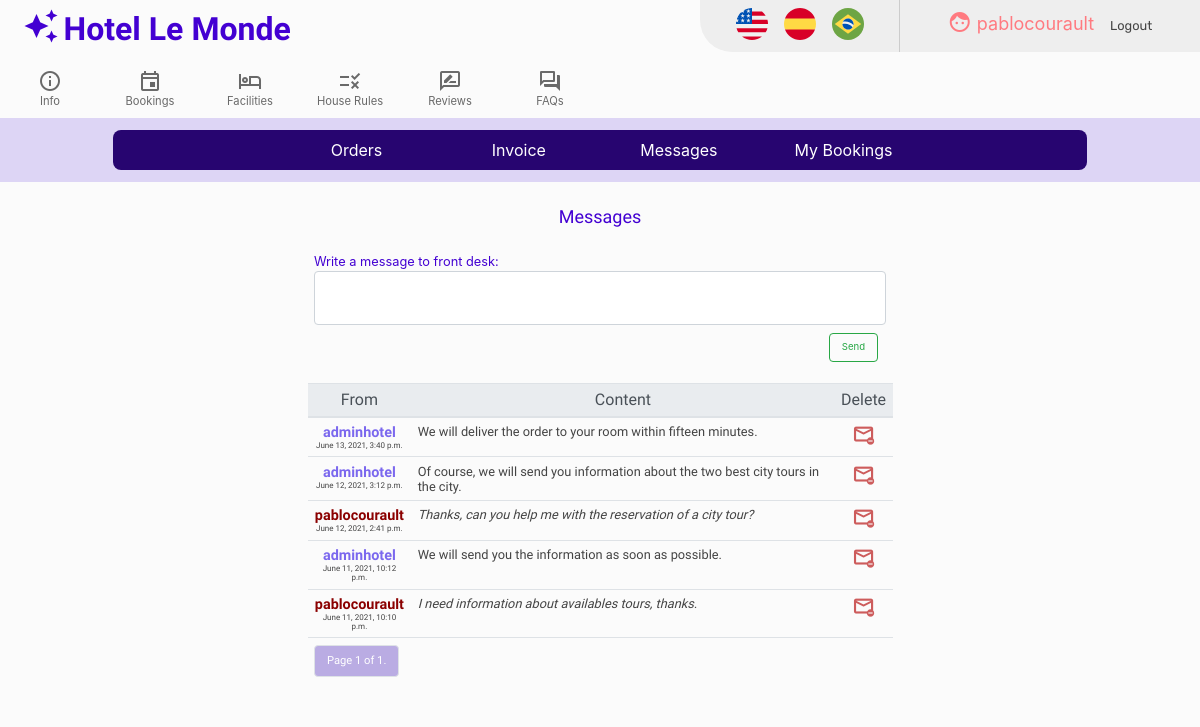
Page /messages (signed in) on the earlier database version.
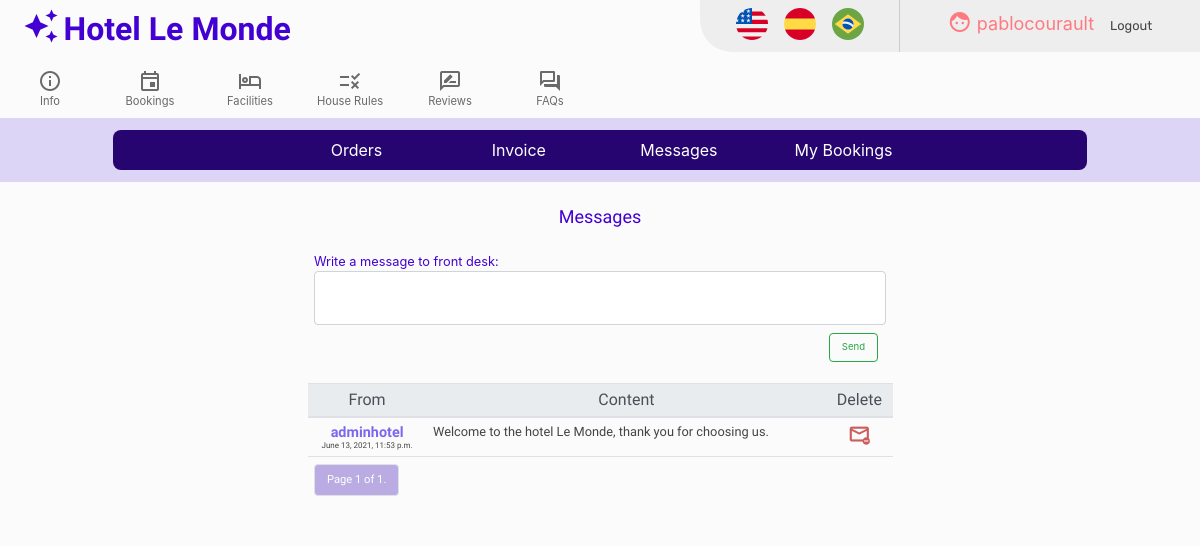
Same page on the later database version.
### hotel/models.py (models this page shows, shortened)
class User(AbstractUser):
       def __str__(self):
        return f"{self.username}"

class Messages(models.Model):
       user = models.ForeignKey(User, on_delete=models.DO_NOTHING, blank=False, related_name='user_from',)
       date = models.DateTimeField(default=now, editable=False)
       addressee = models.ForeignKey(User, on_delete=models.DO_NOTHING, blank=False, related_name='user_to',)
       message = models.CharField(max_length=512, blank=False)
       state = models.CharField(max_length=1, blank=False, default="u")

### hotel/views.py (the view)
# urls.py: path("messages", views.messages, name="messages"),
@csrf_exempt
@login_required
def messages(request):
    adminhotel = User.objects.get(username='adminhotel')
    Messages.objects.filter(user=adminhotel, addressee=request.user).filter(state='u').update(state='r')
    messages = Messages.objects.filter(Q(user=request.user) | Q(addressee=request.user)).order_by('-date')
    paginator = Paginator(messages, 10) # Show 10 messages per page.
    page_number = request.GET.get('page')
    page_obj = paginator.get_page(page_number)
    return render(request, "hotel/messages.html", {'page_obj': page_obj})

### hotel/templates/hotel/messages.html (shortened to what this page needs)
{% extends "hotel/layout.html" %}
{% load i18n %}
{% load static %}
{% block body %}
<div class="row">
    <div class="col-lg-12 col-sm-12 messages-title">
    {% translate 'Messages' %}
    </div>
</div>
<div class="row">
    <div class="col-lg-3 col-sm-12">
    </div>
<div class="col-lg-6 col-sm-12">
  <div id="messages-forms">
    <div class="messages-textarea-title">
        {% translate 'Write a message to front desk:' %}
    </div>
    <div>
        <textarea class="form-control" rows="2" id="messages-textarea" maxlength="512"></textarea>
    </div>
    <div>
       <button type="button" class="btn btn-outline-success messages-btn btn-checkin"> {% translate 'Send' %} </button>
    </div>
  </div>
{% if page_obj %}
<table class="table" id="messages-table">
<thead class="thead-light">
    <th scope="col"> {% translate 'From' %} </th>
    <th scope="col"> {% translate 'Content' %} </th>
    <th scope="col"> {% translate 'Delete' %} </th>
 </thead>
<tbody>
{% for message in page_obj %}
   <tr id="message-row-{{message.id}}">
       {% if message.user == request.user %}
       <td><text class="messages-guests">{{ message.user }}</text>
       {% else %}
       <td><text class="messages-hotel">{{ message.user }}</text>
       {% endif %}
       <br>
           <text class="messages-date">{{ message.date }}</text></td></td>
       {% if message.user == request.user %}
       <td><text class="messages-comment">{{ message.message }}</text></td>
       {% else %}
       <td><text class="messages-comment-hotel">{{ message.message }}</text></td>
       {% endif %}
       <td>
        <div class="booking-tooltip">
        <span class="material-icons-outlined messages-delete" data-id="{{message.id}}">unsubscribe</span>
      </div>
      </td>
   </tr>
{% endfor %}
   <tr>
   <td colspan="3">
     <nav>
      <ul class="pagination">
              <li class="page-item">
                <a class="page-link reviews-active" href=""> {% translate 'Page' %} {{ page_obj.number }} {% translate 'of' %} {{ page_obj.paginator.num_pages }}.</a>
              </li>
      </ul>
    </nav>
   </td>
   </tr>
</tbody>
</table>
{% endif %}
</div>
<div class="col-lg-3 col-sm-12">
</div>
</div>
{% endblock %}

### hotel/templates/hotel/layout.html (shortened to what this page needs)
{% load static %}
{% load i18n %}
<!DOCTYPE html lang="en">
<html>
    <head>
        <link rel="stylesheet" href="https://stackpath.bootstrapcdn.com/bootstrap/4.4.1/css/bootstrap.min.css">
        <link href="{% static 'hotel/styles.css' %}" rel="stylesheet">
    </head>
    <body>
        <div class="container-fluid" id="container-header-div">
            <div class="row cabecera">
                <div class="col-lg-4 col-sm-6">
                    <a href="{% url 'index' %}" ><i class="material-icons" id="logo">auto_awesome</i>
                    <text class="logo">Hotel Le Monde</text></a>
                </div>
                <div class="col-lg-3 col-sm-12" id="space-div">
                </div>
                <div  class="col-lg-2 col-sm-6" id="autogestion-bar-div">
                    <span class="autogestion-item">
                     <form action="{% url 'set_language' %}" method="post" class="language">{% csrf_token %}
                           <input type="image" name="submit" src="/static/images/usc.svg" />
                     </form>
                    </span>
                    <span class="autogestion-item">
                    <form action="{% url 'set_language' %}" method="post" class="language">{% csrf_token %}
                            <input type="image" name="submit" src="/static/images/esc.svg" />
                    </form>
                    </span>
                    <span class="autogestion-item">
                    <form action="{% url 'set_language' %}" method="post" class="language">{% csrf_token %}
                            <input type="image" name="submit" src="/static/images/brc.svg" />
                    </form>
                    </span>
                </div>
                <div  class="col-lg-3 col-sm-12" id="name-actions-div">
                {% if user.is_authenticated %}
                    <div id="user-authenticated">
                    <span class="autogestion-item">
                        <i class="material-icons icono"> face </i> {{ user.username }}
                    </span>
                    </div>
                {% endif %}
                {% if user.is_authenticated %}
                    <span class="autogestion-item">
                        <a href="{% url 'logout' %}">{% translate 'Logout' %}</a>
                    </span>
                {% endif %}
            </div>
        </div>
        <div class="row cabecera" id="header-info-row">
            <div class="col-lg-1 col-sm-3 header-info-col">
                <a href="{% url 'info' %}">
                <div class="header-info-links">
                <div class="material-icons-outlined header-info-icons">info</div>
                <div>{% translate 'Info' %}</div>
                </div>
                </a>
            </div>
            <div class="col-lg-1 col-sm-3 header-info-col">
                <a href="{% url 'bookings' %}">
                <div class="header-info-links">
                <div class="material-icons-outlined header-info-icons">event</div>
                <div>{% translate 'Bookings' %}</div>
                </div>
                </a>
            </div>
            <div class="col-lg-1 col-sm-3 header-info-col">
                <a href="{% url 'facilities' %}">
                <div class="header-info-links">
                <div class="material-icons-outlined header-info-icons">hotel</div>
                <div>{% translate 'Facilities' %}</div>
                </div>
                </a>
            </div>
            <div class="col-lg-1 col-sm-3 header-info-col">
                <a href="{% url 'houserules' %}">
                <div class="header-info-links">
                <div class="material-icons-outlined header-info-icons">rule</div>
                <div>{% translate 'House Rules' %}</div>
                </div>
                </a>
            </div>
            <div class="col-lg-1 col-sm-3 header-info-col">
                <a href="{% url 'reviews' %}">
                <div class="header-info-links">
                <div class="material-icons-outlined header-info-icons">rate_review</div>
                <div>{% translate 'Reviews' %}</div>
                </div>
                </a>
            </div>
            <div class="col-lg-1 col-sm-3 header-info-col">
                <a href="{% url 'faqs' %}">
                <div class="header-info-links">
                <div class="material-icons-outlined header-info-icons">question_answer</div>
                <div>{% translate 'FAQs' %}</div>
                </div>
                </a>
            </div>
        </div>
        <div class="row cabecera" id="header-option-row">
            <div class="col-lg-12 col-sm-12 header-options-col">
                {% if user.is_authenticated %}
                <div class="row">
                <div class="col-lg-2 sm-4 header-options-col-item" id="col-item-1"></div>
                <div class="col-lg-2 sm-4 header-options-col-item" id="col-item-2"><a href="{% url 'orders' %}" class="header-bookings-link">{% translate 'Orders' %}</a></div>
                <div class="col-lg-2 sm-4 header-options-col-item" id="col-item-3"><a href="{% url 'invoice' %}" class="header-bookings-link">{% translate 'Invoice' %}</a></div>
                <div class="col-lg-2 sm-4 header-options-col-item" id="col-item-4"><a href="{% url 'messages' %}" class="header-bookings-link">{% translate 'Messages' %}</a>&nbsp;<sup id="messages-unreaded"></sup></div>
                <div class="col-lg-2 sm-4 header-options-col-item" id="col-item-5"><a href="{% url 'mybookings' %}" class="header-bookings-link">{% translate 'My Bookings' %}</a></div>
                <div class="col-lg-2 sm-4 header-options-col-item" id="col-item-6"></div>
                </div>
                {% endif %}
            </div>
        </div>
            {% block body %}
            {% endblock %}
        </div>
    </body>
</html>

### hotel/static/hotel/styles.css (style rules this page uses)
body { background-color: #FBFBFB !important; padding: 0; overflow-x: hidden; overflow-y: scroll; }
#container-header-div { padding: 0 }
.cabecera { justify-content:baseline; padding: 0 0 8px; margin: 0; align-items: stretch; }
#logo { cursor: pointer; color: #4300D2; font-size: 36px; vertical-align:text-bottom; padding: 8px 0 0 8px; }
.logo { font-family: 'Comfortaa', cursive; font-size: xx-large; font-weight: bold; cursor: pointer; color: #4300D2; }
.icono { vertical-align:text-bottom; }
#logo-div, #space-div, #name-actions-div { padding-top: 8px; }
@media only screen and (min-width: 768px) { #autogestion-bar-div { background-color: #EEE; border-bottom-left-radius: 32px; border-right: solid 1px #cccccc; padding-right: 8px; padding-left: 8px; display: inline-flex; justify-content: center; height: 52px; } }
#name-actions-div { background-color: #EEE; display: inline-flex; justify-content: center; height: 52px; }
.autogestion-item { padding: 8px 8px; }
.autogestion-item a { font-family: 'Rubik', sans-serif; font-size:0.8rem; color: #444; }
.autogestion-item input[type="image"] { padding-right: 16px; height: 32px; }
#user-authenticated { padding-top: 2px; font-size: large; color: #FF7A80; }
.language { height: 32px; width: 32px; display: block; cursor: pointer; }
#header-info-row { padding-top: 8px; }
.header-info-links { display:block; font-size: 0.7rem; text-align: center; color: dimgray; }
.header-info-icons { font-size: 24px; }
.header-options-col { background-color: #DDD5F5; padding: 12px 128px; }
.header-options-col-item { font-size: 16px; font-weight: normal; color: white; background-color: #270570; text-align: center; padding: 8px 0; cursor: pointer; }
a.header-bookings-link { color: white; }
@media only screen and (min-width: 768px) { #col-item-1 { border-top-left-radius: 8px; border-bottom-left-radius: 8px; } }
@media only screen and (min-width: 768px) { #col-item-6 { border-top-right-radius: 8px; border-bottom-right-radius: 8px; } }
.reviews-active { background: #BAACE3; color: white; }
.booking-title, .orders-title, .invoice-title, .messages-title, .reviews-title { font-family: 'Comfortaa', cursive; font-size: large; font-weight: normal; color: #4300D2; text-align: center; padding-top: 0.8rem; padding-bottom: 1rem; }
.booking-tooltip { position: relative; display: inline-block; cursor: pointer; }
#messages-table { margin-top: 3.2rem; }
#messages-table thead th { font-family: 'Comfortaa', cursive; font-size: 0,8rem; font-weight: normal; padding: 0.4rem; text-align: center; }
#messages-table tbody td { font-family: 'Comfortaa', cursive; font-size: 0.7rem; padding: 0.4rem; text-align: center; }
#messages-table tbody td:nth-child(2) { font-weight: lighter; text-align: left; }
.messages-hotel { font-size: 0.9rem; font-weight: 900; color: mediumslateblue }
.messages-date { font-size: 0.5rem; color: #444 }
.messages-comment-hotel { font-size: 0.8rem; font-style: normal; color: #444 }
.messages-delete { font-size: 1.6rem; color: indianred; cursor: pointer; }
.messages-textarea-title { font-size: 0.8rem; color: #4300D2; }
#messages-forms { padding: 0.4rem; justify-content: space-around; }
#messages-textarea { resize: none; font-family: 'Comfortaa', cursive; font-size: smaller; font-weight:lighter; color: #444 }
.messages-btn { font-size: 0.6rem; float: right; margin: 0.5rem }

Differences in the rows shown:
removed Messages: user "adminhotel", date "June 13, 2021, 3:40 p.m.", message "We will deliver the order to your room within fifteen minutes."
removed Messages: user "adminhotel", date "June 12, 2021, 3:12 p.m.", message "Of course, we will send you information about the two best city tours in the city."
removed Messages: user "pablocourault", date "June 12, 2021, 2:41 p.m.", message "Thanks, can you help me with the reservation of a city tour?"
removed Messages: user "adminhotel", date "June 11, 2021, 10:12 p.m.", message "We will send you the information as soon as possible."
removed Messages: user "pablocourault", date "June 11, 2021, 10:10 p.m.", message "I need information about availables tours, thanks."
added Messages: user "adminhotel", date "June 13, 2021, 11:53 p.m.", message "Welcome to the hotel Le Monde, thank you for choosing us."
